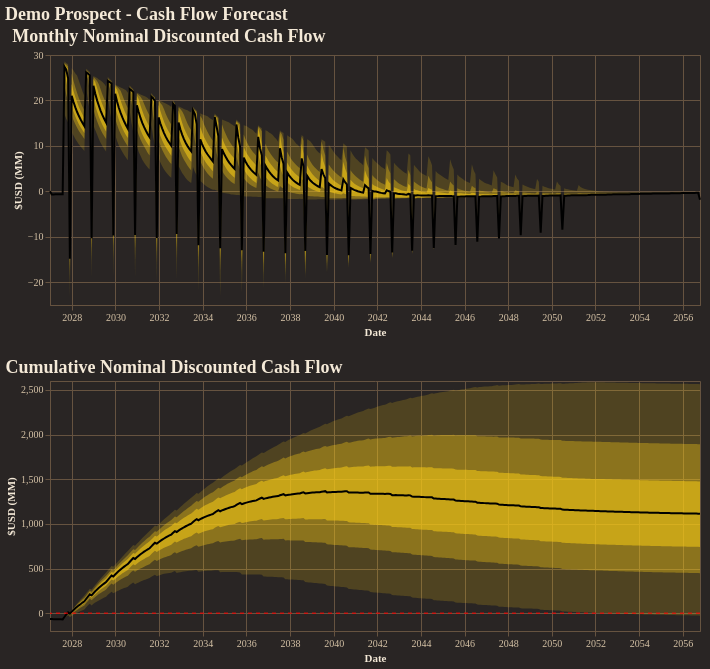

This figure's notebook cell:
### Code cell
fig = reporter.plotter.combined_cash_flow_plot(
    figsize=(650, 250),
    backend=PLOTTING_BACKEND
)
fig.show()

### Figure 1 — Vega-Lite specification as saved in the notebook (floating-point values rounded to 4 significant figures; data arrays with more than 128 entries replaced by an {"elided": "..."} marker saying what was removed)
{"config": {"background": "#292524", "view": {"fill": "#292524", "stroke": "#665340"}, "title": {"color": "#f4e9d7", "font": "Merriweather", "fontSize": 18, "fontWeight": 600, "subtitleColor": "#d5c2a6", "anchor": "start"}, "axis": {"domainColor": "#665340", "gridColor": "#665340", "tickColor": "#665340", "labelColor": "#d5c2a6", "titleColor": "#f4e9d7", "labelFont": "Merriweather", "titleFont": "Merriweather"}, "legend": {"titleColor": "#f4e9d7", "labelColor": "#d5c2a6", "labelFont": "Merriweather", "titleFont": "Merriweather", "orient": "top-right", "symbolType": "circle"}, "header": {"labelColor": "#d5c2a6", "titleColor": "#f4e9d7", "labelFont": "Merriweather", "titleFont": "Merriweather"}, "mark": {"color": "#c78d3b"}, "line": {"color": "#c78d3b"}, "bar": {"color": "#c78d3b"}, "point": {"color": "#ddb06d"}, "area": {"color": "#c78d3b", "opacity": 0.35}, "text": {"color": "#f4e9d7", "font": "Merriweather"}, "range": {"category": ["#5DA5DA", "#F28E2B", "#59C36A", "#E15759", "#B07AA1", "#4ECDC4", "#FF9DA7", "#EDC948"]}}, "vconcat": [{"layer": [{"mark": {"type": "area", "color": "rgba(250, 204, 21, 1.0)", "opacity": 0.18}, "encoding": {"tooltip": [{"field": "date", "title": "Date", "type": "temporal"}, {"field": "p01", "format": ",.2f", "title": "P01", "type": "quantitative"}, {"field": "p10", "format": ",.2f", "title": "P10", "type": "quantitative"}, {"field": "p25", "format": ",.2f", "title": "P25", "type": "quantitative"}, {"field": "p50", "format": ",.2f", "title": "P50", "type": "quantitative"}, {"field": "p75", "format": ",.2f", "title": "P75", "type": "quantitative"}, {"field": "p90", "format": ",.2f", "title": "P90", "type": "quantitative"}, {"field": "p99", "format": ",.2f", "title": "P99", "type": "quantitative"}], "x": {"field": "date", "title": "Date", "type": "temporal"}, "y": {"field": "p01", "title": "$USD (MM)", "type": "quantitative"}, "y2": {"field": "p99"}}}, {"mark": {"type": "area", "color": "rgba(250, 204, 21, 1.0)", "opacity": 0.35}, "encoding": {"tooltip": [{"field": "date", "title": "Date", "type": "temporal"}, {"field": "p01", "format": ",.2f", "title": "P01", "type": "quantitative"}, {"field": "p10", "format": ",.2f", "title": "P10", "type": "quantitative"}, {"field": "p25", "format": ",.2f", "title": "P25", "type": "quantitative"}, {"field": "p50", "format": ",.2f", "title": "P50", "type": "quantitative"}, {"field": "p75", "format": ",.2f", "title": "P75", "type": "quantitative"}, {"field": "p90", "format": ",.2f", "title": "P90", "type": "quantitative"}, {"field": "p99", "format": ",.2f", "title": "P99", "type": "quantitative"}], "x": {"field": "date", "title": "Date", "type": "temporal"}, "y": {"field": "p10", "title": "$USD (MM)", "type": "quantitative"}, "y2": {"field": "p90"}}}, {"mark": {"type": "area", "color": "rgba(250, 204, 21, 1.0)", "opacity": 0.55}, "encoding": {"tooltip": [{"field": "date", "title": "Date", "type": "temporal"}, {"field": "p01", "format": ",.2f", "title": "P01", "type": "quantitative"}, {"field": "p10", "format": ",.2f", "title": "P10", "type": "quantitative"}, {"field": "p25", "format": ",.2f", "title": "P25", "type": "quantitative"}, {"field": "p50", "format": ",.2f", "title": "P50", "type": "quantitative"}, {"field": "p75", "format": ",.2f", "title": "P75", "type": "quantitative"}, {"field": "p90", "format": ",.2f", "title": "P90", "type": "quantitative"}, {"field": "p99", "format": ",.2f", "title": "P99", "type": "quantitative"}], "x": {"field": "date", "title": "Date", "type": "temporal"}, "y": {"field": "p25", "title": "$USD (MM)", "type": "quantitative"}, "y2": {"field": "p75"}}}, {"mark": {"type": "line", "color": "black", "strokeWidth": 2}, "encoding": {"tooltip": [{"field": "date", "title": "Date", "type": "temporal"}, {"field": "p01", "format": ",.2f", "title": "P01", "type": "quantitative"}, {"field": "p10", "format": ",.2f", "title": "P10", "type": "quantitative"}, {"field": "p25", "format": ",.2f", "title": "P25", "type": "quantitative"}, {"field": "p50", "format": ",.2f", "title": "P50", "type": "quantitative"}, {"field": "p75", "format": ",.2f", "title": "P75", "type": "quantitative"}, {"field": "p90", "format": ",.2f", "title": "P90", "type": "quantitative"}, {"field": "p99", "format": ",.2f", "title": "P99", "type": "quantitative"}], "x": {"field": "date", "title": "Date", "type": "temporal"}, "y": {"field": "p50", "title": "$USD (MM)", "type": "quantitative"}}}], "data": {"name": "data-9d0da1ea9a591cf5b4e5096aa31deb8f"}, "height": 250, "title": "Monthly Nominal Discounted Cash Flow", "width": 650}, {"layer": [{"layer": [{"mark": {"type": "area", "color": "rgba(250, 204, 21, 1.0)", "opacity": 0.18}, "encoding": {"tooltip": [{"field": "date", "title": "Date", "type": "temporal"}, {"field": "p01", "format": ",.2f", "title": "P01", "type": "quantitative"}, {"field": "p10", "format": ",.2f", "title": "P10", "type": "quantitative"}, {"field": "p25", "format": ",.2f", "title": "P25", "type": "quantitative"}, {"field": "p50", "format": ",.2f", "title": "P50", "type": "quantitative"}, {"field": "p75", "format": ",.2f", "title": "P75", "type": "quantitative"}, {"field": "p90", "format": ",.2f", "title": "P90", "type": "quantitative"}, {"field": "p99", "format": ",.2f", "title": "P99", "type": "quantitative"}], "x": {"field": "date", "title": "Date", "type": "temporal"}, "y": {"field": "p01", "title": "$USD (MM)", "type": "quantitative"}, "y2": {"field": "p99"}}}, {"mark": {"type": "area", "color": "rgba(250, 204, 21, 1.0)", "opacity": 0.35}, "encoding": {"tooltip": [{"field": "date", "title": "Date", "type": "temporal"}, {"field": "p01", "format": ",.2f", "title": "P01", "type": "quantitative"}, {"field": "p10", "format": ",.2f", "title": "P10", "type": "quantitative"}, {"field": "p25", "format": ",.2f", "title": "P25", "type": "quantitative"}, {"field": "p50", "format": ",.2f", "title": "P50", "type": "quantitative"}, {"field": "p75", "format": ",.2f", "title": "P75", "type": "quantitative"}, {"field": "p90", "format": ",.2f", "title": "P90", "type": "quantitative"}, {"field": "p99", "format": ",.2f", "title": "P99", "type": "quantitative"}], "x": {"field": "date", "title": "Date", "type": "temporal"}, "y": {"field": "p10", "title": "$USD (MM)", "type": "quantitative"}, "y2": {"field": "p90"}}}, {"mark": {"type": "area", "color": "rgba(250, 204, 21, 1.0)", "opacity": 0.55}, "encoding": {"tooltip": [{"field": "date", "title": "Date", "type": "temporal"}, {"field": "p01", "format": ",.2f", "title": "P01", "type": "quantitative"}, {"field": "p10", "format": ",.2f", "title": "P10", "type": "quantitative"}, {"field": "p25", "format": ",.2f", "title": "P25", "type": "quantitative"}, {"field": "p50", "format": ",.2f", "title": "P50", "type": "quantitative"}, {"field": "p75", "format": ",.2f", "title": "P75", "type": "quantitative"}, {"field": "p90", "format": ",.2f", "title": "P90", "type": "quantitative"}, {"field": "p99", "format": ",.2f", "title": "P99", "type": "quantitative"}], "x": {"field": "date", "title": "Date", "type": "temporal"}, "y": {"field": "p25", "title": "$USD (MM)", "type": "quantitative"}, "y2": {"field": "p75"}}}, {"mark": {"type": "line", "color": "black", "strokeWidth": 2}, "encoding": {"tooltip": [{"field": "date", "title": "Date", "type": "temporal"}, {"field": "p01", "format": ",.2f", "title": "P01", "type": "quantitative"}, {"field": "p10", "format": ",.2f", "title": "P10", "type": "quantitative"}, {"field": "p25", "format": ",.2f", "title": "P25", "type": "quantitative"}, {"field": "p50", "format": ",.2f", "title": "P50", "type": "quantitative"}, {"field": "p75", "format": ",.2f", "title": "P75", "type": "quantitative"}, {"field": "p90", "format": ",.2f", "title": "P90", "type": "quantitative"}, {"field": "p99", "format": ",.2f", "title": "P99", "type": "quantitative"}], "x": {"field": "date", "title": "Date", "type": "temporal"}, "y": {"field": "p50", "title": "$USD (MM)", "type": "quantitative"}}}], "data": {"name": "data-de660419d96d91049c3e837c7988dbaa"}, "title": "Cumulative Nominal Discounted Cash Flow"}, {"data": {"name": "data-42990c68f268a11fa16682fcd3437a6f"}, "mark": {"type": "rule", "color": "red", "strokeDash": [4, 4]}, "encoding": {"y": {"field": "zero", "type": "quantitative"}}}], "height": 250, "width": 650}], "title": "Demo Prospect - Cash Flow Forecast", "$schema": "https://vega.github.io/schema/vega-lite/v5.20.1.json", "datasets": {"data-9d0da1ea9a591cf5b4e5096aa31deb8f": {"elided": "360 records"}, "data-de660419d96d91049c3e837c7988dbaa": {"elided": "360 records"}, "data-42990c68f268a11fa16682fcd3437a6f": [{"zero": 0}]}}
